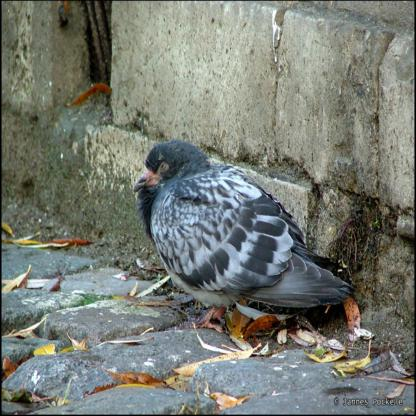
#> input picture data/train/bird/000f6e054dde03c8_jpg.rf.f6bc4d3376c3235f3c31171382403232.jpg, 416 x 416 px; its folder holds only this picture in this run
$ python test_augmentation.py
#> lines starting #> are read from the running program, lines starting #| are printed output that depends on the picture
#> further down, img is the input picture: shape (416, 416, 3); mean B, G, R 115.7, 123.6, 118.8
### augmentation.py
import cv2
import numpy as np
import random

def random_rotate(image):
    angle = random.randint(-20, 20)
    h, w = image.shape[:2]
#> h = 416; w = 416
    M = cv2.getRotationMatrix2D((w/2, h/2), angle, 1)
    return cv2.warpAffine(image, M, (w, h))
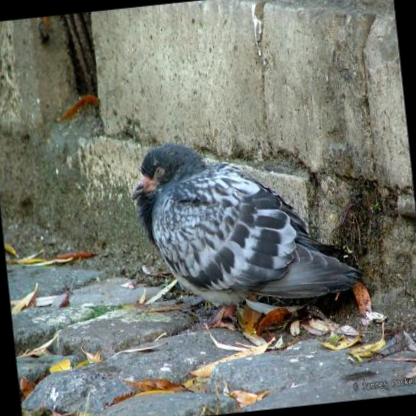
#> returned value: shape (416, 416, 3); mean of channels 0, 1, 2 111.3, 118.9, 114.2; drawn as B, G, R

# [4 lines left out: function random_flip, not called in this run]

def random_zoom(image):
    h, w = image.shape[:2]
#> h = 416; w = 416
    zoom_factor = random.uniform(1.0, 1.3)
    nh, nw = int(h * zoom_factor), int(w * zoom_factor)
#> nh = 476; nw = 476
    zoomed = cv2.resize(image, (nw, nh))

    # crop center
    x = (nw - w) // 2
#> x = 30
    y = (nh - h) // 2
#> y = 30
    return zoomed[y:y+h, x:x+w]
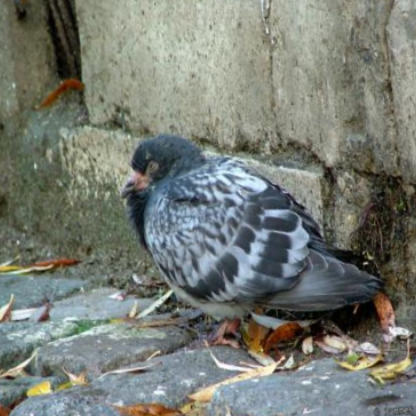
#> returned value: shape (416, 416, 3); mean of channels 0, 1, 2 116.5, 124.3, 119.3; drawn as B, G, R

def random_brightness(image):
    factor = random.uniform(0.7, 1.3)
    image = image * factor
    return np.clip(image, 0, 255).astype("uint8")
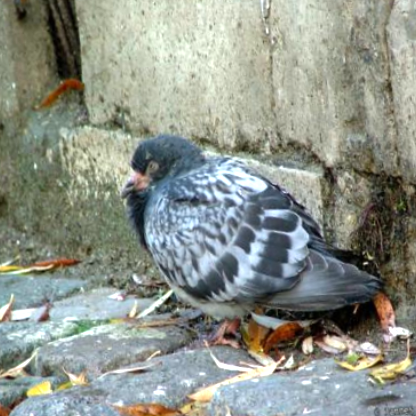
#> returned value: shape (416, 416, 3); mean of channels 0, 1, 2 138.8, 148.1, 142.3; drawn as B, G, R

def add_noise(image):
    # Create very small, lightweight noise
    noise = np.random.normal(0, 10, image.shape).astype("float32")

    noisy = image.astype("float32") + noise
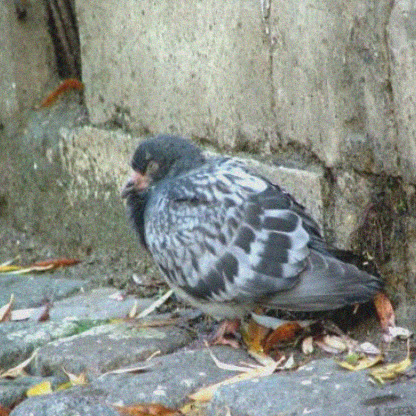
#> noisy: shape (416, 416, 3) float32; mean of channels 0, 1, 2 138.8, 148.2, 142.3; drawn with min black and max white
    return np.clip(noisy, 0, 255).astype("uint8")


def augment(image):
    if random.random() > 0.5:
        image = random_rotate(image)
    if random.random() > 0.5:
        image = random_flip(image)
    if random.random() > 0.5:
        image = random_zoom(image)
    if random.random() > 0.5:
        image = random_brightness(image)
    if random.random() > 0.5:
        image = add_noise(image)

    return image

### test_augmentation.py
import cv2
from augmentation import augment

img_path = "data/train/bird/"  # any bird image path
import os

file = os.listdir(img_path)[0]
img = cv2.imread(img_path + file)

aug_img = augment(img)

cv2.imwrite("augmented_sample.jpg", aug_img)

print("Augmentation successful. Check 'augmented_sample.jpg'.")

$ run again, on data/train/bird/009114b7cc22c807_jpg.rf.73894db6421175fb937c92f27c417165.jpg
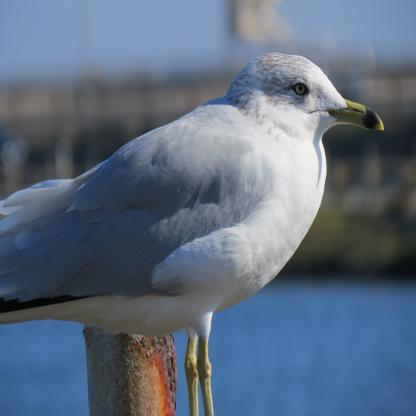
#> input picture data/train/bird/009114b7cc22c807_jpg.rf.73894db6421175fb937c92f27c417165.jpg, 416 x 416 px
#> img is the input picture: shape (416, 416, 3); mean B, G, R 127.2, 108.1, 92.7
#> in random_brightness, `return np.clip(image, 0, 255).astype("uint8")`:
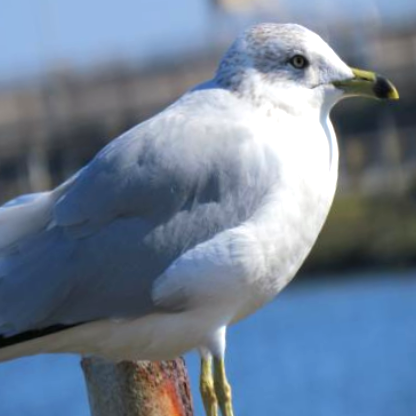
#> returned value: shape (416, 416, 3); mean of channels 0, 1, 2 148.1, 127.9, 111.8; drawn as B, G, R
#> in add_noise, `noisy = image.astype("float32") + noise`:
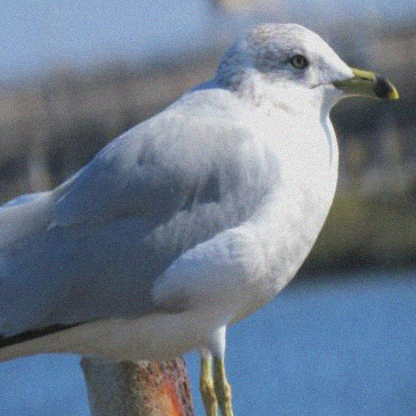
#> noisy: shape (416, 416, 3) float32; mean of channels 0, 1, 2 148.2, 128, 111.8; drawn with min black and max white

$ run again, on data/train/bird/009114b7cc22c807_jpg.rf.9e6c169d286607d1f4fa666caa314296.jpg
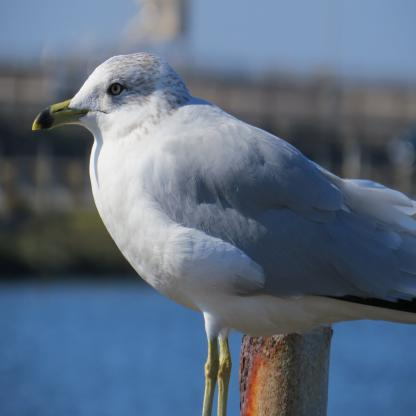
#> input picture data/train/bird/009114b7cc22c807_jpg.rf.9e6c169d286607d1f4fa666caa314296.jpg, 416 x 416 px
#> img is the input picture: shape (416, 416, 3); mean B, G, R 127.2, 108.1, 92.7
#> in random_brightness, `return np.clip(image, 0, 255).astype("uint8")`:
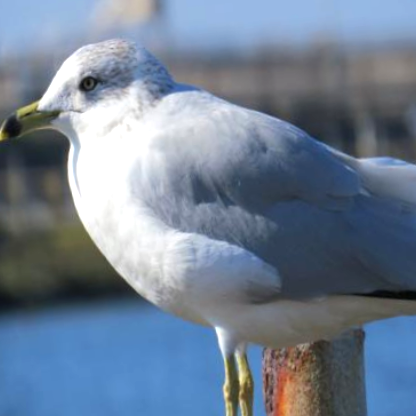
#> returned value: shape (416, 416, 3); mean of channels 0, 1, 2 147.8, 128.3, 112.8; drawn as B, G, R
#> in add_noise, `noisy = image.astype("float32") + noise`:
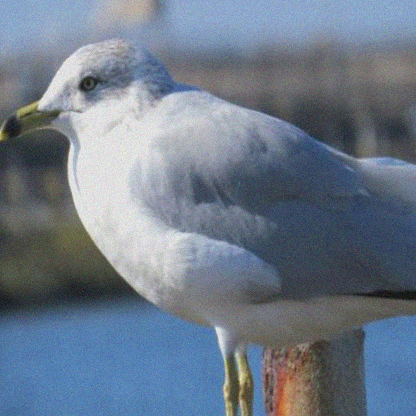
#> noisy: shape (416, 416, 3) float32; mean of channels 0, 1, 2 147.9, 128.4, 112.8; drawn with min black and max white

$ run again, on data/train/bird/00a2fa166f338907_jpg.rf.bb0643d27f418235d78e28b3ba657ce3.jpg
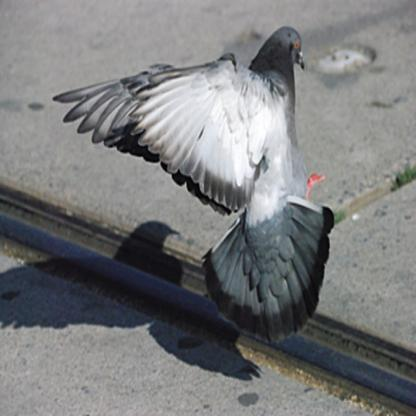
#> input picture data/train/bird/00a2fa166f338907_jpg.rf.bb0643d27f418235d78e28b3ba657ce3.jpg, 416 x 416 px
#> img is the input picture: shape (416, 416, 3); mean B, G, R 124.5, 123.5, 122.2
#> in random_brightness, `return np.clip(image, 0, 255).astype("uint8")`:
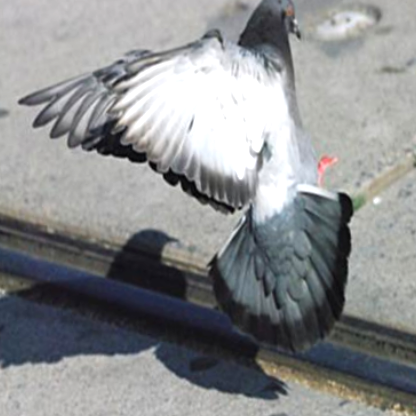
#> returned value: shape (416, 416, 3); mean of channels 0, 1, 2 142.6, 141.3, 139.5; drawn as B, G, R
#> in add_noise, `noisy = image.astype("float32") + noise`:
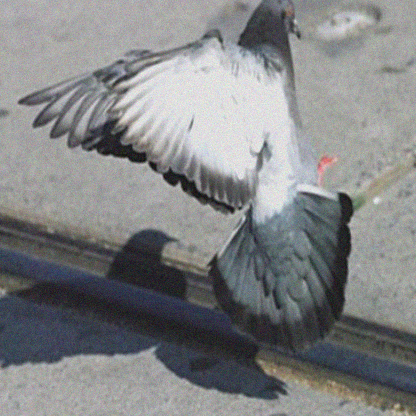
#> noisy: shape (416, 416, 3) float32; mean of channels 0, 1, 2 142.7, 141.4, 139.5; drawn with min black and max white

$ run again, on data/train/bird/00178f2f5ed06d6a_jpg.rf.e504350b6a72c87c754e4336e75ec4ab.jpg
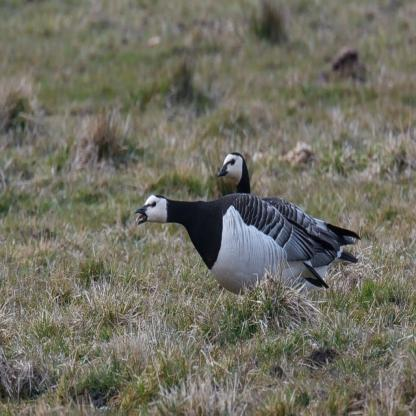
#> input picture data/train/bird/00178f2f5ed06d6a_jpg.rf.e504350b6a72c87c754e4336e75ec4ab.jpg, 416 x 416 px
#> img is the input picture: shape (416, 416, 3); mean B, G, R 97.3, 110, 111.7
#> in add_noise, `noisy = image.astype("float32") + noise`:
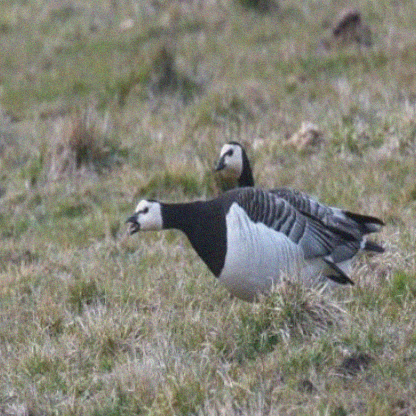
#> noisy: shape (416, 416, 3) float32; mean of channels 0, 1, 2 116.3, 131.2, 132.7; drawn with min black and max white
